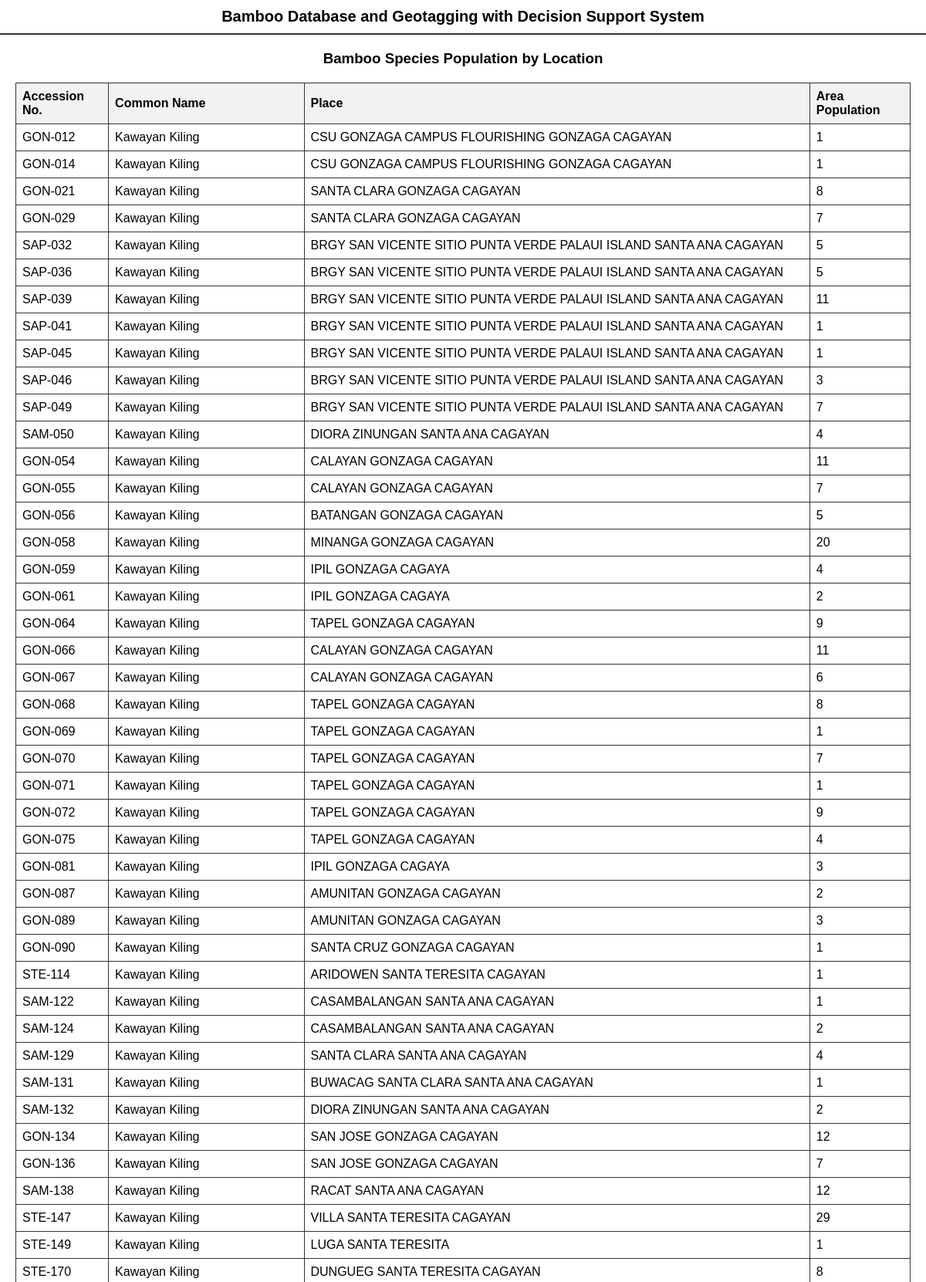
Page /print_place_population/ (upper part) on the committed database.
### bamboo_species/models.py (models this page shows, shortened)
class SpeciesLocation(models.Model):
    accession_no = models.CharField(max_length=7, primary_key=True)
    bamboo_species = models.ForeignKey(BambooSpecies, on_delete=models.CASCADE, related_name='bamboo_species_location_profile')
    coordinate = models.CharField(max_length=100, default='18.16668°N 121.74556°E 260Ft')
    area_population = models.SmallIntegerField(default=1)               # area population
    collection_date = models.DateField(default = timezone.now)          # collection date
    place = models.CharField(max_length=80, null=True)                  # place

class BambooSpecies(models.Model):
    common_name = models.CharField(max_length=100)                                      # Common Name
    scientific_name = models.CharField(max_length=100)                                  # Scientific name
    origin =  CountryField()                                                            # Origin
    uses = models.TextField(null=True)                                  # uses
    propagation = models.CharField(max_length=120, null=True, blank=True,)              # propagation
    rhyzome_type = models.CharField(max_length=50, null=True, blank=True,)              # rhyzome type
    habitat = models.TextField()                                                        # habitat
    image = models.ImageField(upload_to='bamboo_species', blank=True, null=True)
    marker_icon = models.ImageField(upload_to='marker_icons', null=True, blank=True)
    class meta:
        db_table = "Species"

### home/views.py (the view)
# urls.py: path('print_place_population/', views.print_place_population, name='print-place-population'),
def print_place_population(request):
    query = request.GET.get('q', '')
    locations = SpeciesLocation.objects.all()
    if query:
        locations = locations.filter(
            Q(accession_no__icontains=query) |  # Search by Accession No.
            Q(bamboo_species__common_name__icontains=query) |  # Search by Common Name
            Q(place__icontains=query)  # Search by Place
        )
    report_data = [
        {
            'accession_no': location.accession_no,
            'common_name': location.bamboo_species.common_name,
            'place': location.place,
            'area_population': location.area_population
        }
        for location in locations
    ]
    context = {
        'report_data': report_data,
        'current_date': datetime.now().strftime("%B %d, %Y"),  # Format: "Month Day, Year"
        }
    return render(request, 'reports/print_place_population_report.html', context)

### templates/reports/print_place_population_report.html (shortened to what this page needs)
<!DOCTYPE html>
<html lang="en">
<head>
</head>
<body>
    <header>
        Bamboo Database and Geotagging with Decision Support System
    </header>
    <div class="table-container">
        <h3 style="text-align: center;">Bamboo Species Population by Location</h3>
        <table>
            <thead>
                <tr>
                    <th>Accession No.</th>
                    <th>Common Name</th>
                    <th>Place</th>
                    <th>Area Population</th>
                </tr>
            </thead>
            <tbody>
                {% for item in report_data %}
                    <tr>
                        <td>{{ item.accession_no }}</td>
                        <td>{{ item.common_name }}</td>
                        <td>{{ item.place }}</td>
                        <td>{{ item.area_population }}</td>
                    </tr>
                {% endfor %}
            </tbody>
        </table>
    </div>
</body>
</html>

### templates/reports/print_place_population_report.html (style rules this page uses)
body { font-family: Arial, sans-serif; margin: 0; padding: 0; }
header { text-align: center; padding: 10px; font-size: 20px; font-weight: bold; border-bottom: 2px solid #333; }
table { width: 100%; border-collapse: collapse; margin: 20px 0; }
table th, table td { border: 1px solid #333; padding: 8px; text-align: left; }
table th { background-color: #f2f2f2; }
.table-container { margin: 20px; }

### rows in the picture
SpeciesLocation: accession_no "GON-012", place "CSU GONZAGA CAMPUS FLOURISHING GONZAGA CAGAYAN"
BambooSpecies: common_name "Kawayan Kiling" "Kawayan Kiling" "Kawayan Kiling" "Kawayan Kiling" "Kawayan Kiling" "Kawayan Kiling" "Kawayan Kiling" "Kawayan Kiling" "Kawayan Kiling" "Kawayan Kiling" "Kawayan Kiling" "Kawayan Kiling" "Kawayan Kiling" "Kawayan Kiling" "Kawayan Kiling" "Kawayan Kiling" "Kawayan Kiling" "Kawayan Kiling" "Kawayan Kiling" "Kawayan Kiling" "Kawayan Kiling" "Kawayan Kiling" "Kawayan Kiling" "Kawayan Kiling" "Kawayan Kiling" "Kawayan Kiling" "Kawayan Kiling" "Kawayan Kiling" "Kawayan Kiling" "Kawayan Kiling" "Kawayan Kiling" "Kawayan Kiling" "Kawayan Kiling" "Kawayan Kiling" "Kawayan Kiling" "Kawayan Kiling" "Kawayan Kiling" "Kawayan Kiling" "Kawayan Kiling" "Kawayan Kiling" "Kawayan Kiling" "Kawayan Kiling" "Kawayan Kiling"
SpeciesLocation: accession_no "GON-014", place "CSU GONZAGA CAMPUS FLOURISHING GONZAGA CAGAYAN"
SpeciesLocation: accession_no "GON-021", place "SANTA CLARA GONZAGA CAGAYAN"
SpeciesLocation: accession_no "GON-029", place "SANTA CLARA GONZAGA CAGAYAN"
SpeciesLocation: accession_no "SAP-032", place "BRGY SAN VICENTE SITIO PUNTA VERDE PALAUI ISLAND SANTA ANA CAGAYAN"
SpeciesLocation: accession_no "SAP-036", place "BRGY SAN VICENTE SITIO PUNTA VERDE PALAUI ISLAND SANTA ANA CAGAYAN"
SpeciesLocation: accession_no "SAP-039", place "BRGY SAN VICENTE SITIO PUNTA VERDE PALAUI ISLAND SANTA ANA CAGAYAN"
SpeciesLocation: accession_no "SAP-041", place "BRGY SAN VICENTE SITIO PUNTA VERDE PALAUI ISLAND SANTA ANA CAGAYAN"
SpeciesLocation: accession_no "SAP-045", place "BRGY SAN VICENTE SITIO PUNTA VERDE PALAUI ISLAND SANTA ANA CAGAYAN"
SpeciesLocation: accession_no "SAP-046", place "BRGY SAN VICENTE SITIO PUNTA VERDE PALAUI ISLAND SANTA ANA CAGAYAN"
SpeciesLocation: accession_no "SAP-049", place "BRGY SAN VICENTE SITIO PUNTA VERDE PALAUI ISLAND SANTA ANA CAGAYAN"
SpeciesLocation: accession_no "SAM-050", place "DIORA ZINUNGAN SANTA ANA CAGAYAN"
SpeciesLocation: accession_no "GON-054", place "CALAYAN GONZAGA CAGAYAN"
SpeciesLocation: accession_no "GON-055", place "CALAYAN GONZAGA CAGAYAN"
SpeciesLocation: accession_no "GON-056", place "BATANGAN GONZAGA CAGAYAN"
SpeciesLocation: accession_no "GON-058", place "MINANGA GONZAGA CAGAYAN"
SpeciesLocation: accession_no "GON-059", place "IPIL GONZAGA CAGAYA"
SpeciesLocation: accession_no "GON-061", place "IPIL GONZAGA CAGAYA"
SpeciesLocation: accession_no "GON-064", place "TAPEL GONZAGA CAGAYAN"
SpeciesLocation: accession_no "GON-066", place "CALAYAN GONZAGA CAGAYAN"
SpeciesLocation: accession_no "GON-067", place "CALAYAN GONZAGA CAGAYAN"
SpeciesLocation: accession_no "GON-068", place "TAPEL GONZAGA CAGAYAN"
SpeciesLocation: accession_no "GON-069", place "TAPEL GONZAGA CAGAYAN"
SpeciesLocation: accession_no "GON-070", place "TAPEL GONZAGA CAGAYAN"
SpeciesLocation: accession_no "GON-071", place "TAPEL GONZAGA CAGAYAN"
SpeciesLocation: accession_no "GON-072", place "TAPEL GONZAGA CAGAYAN"
SpeciesLocation: accession_no "GON-075", place "TAPEL GONZAGA CAGAYAN"
SpeciesLocation: accession_no "GON-081", place "IPIL GONZAGA CAGAYA"
SpeciesLocation: accession_no "GON-087", place "AMUNITAN GONZAGA CAGAYAN"
SpeciesLocation: accession_no "GON-089", place "AMUNITAN GONZAGA CAGAYAN"
SpeciesLocation: accession_no "GON-090", place "SANTA CRUZ GONZAGA CAGAYAN"
SpeciesLocation: accession_no "STE-114", place "ARIDOWEN SANTA TERESITA CAGAYAN"
SpeciesLocation: accession_no "SAM-122", place "CASAMBALANGAN SANTA ANA CAGAYAN"
SpeciesLocation: accession_no "SAM-124", place "CASAMBALANGAN SANTA ANA CAGAYAN"
SpeciesLocation: accession_no "SAM-129", place "SANTA CLARA SANTA ANA CAGAYAN"
SpeciesLocation: accession_no "SAM-131", place "BUWACAG SANTA CLARA SANTA ANA CAGAYAN"
SpeciesLocation: accession_no "SAM-132", place "DIORA ZINUNGAN SANTA ANA CAGAYAN"
SpeciesLocation: accession_no "GON-134", place "SAN JOSE GONZAGA CAGAYAN"
SpeciesLocation: accession_no "GON-136", place "SAN JOSE GONZAGA CAGAYAN"
SpeciesLocation: accession_no "SAM-138", place "RACAT SANTA ANA CAGAYAN"
SpeciesLocation: accession_no "STE-147", place "VILLA SANTA TERESITA CAGAYAN"
SpeciesLocation: accession_no "STE-149", place "LUGA SANTA TERESITA"
SpeciesLocation: accession_no "STE-170", place "DUNGUEG SANTA TERESITA CAGAYAN"

### other values in the picture
{{ item.area_population }} "1" "1" "8" "7" "5" "5" "11" "1" "1" "3" "7" "4" "11" "7" "5" "20" "4" "2" "9" "11" "6" "8" "1" "7" "1" "9" "4" "3" "2" "3" "1" "1" "1" "2" "4" "1" "2" "12" "7" "12" "29" "1" "8"
